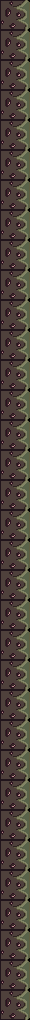

A 2D game scene composited from a Tiled map and its tileset images. What follows is a short description and the map's XML, with every tile layer's data as written:
An orthogonal 1x34 tile map with 30x30 px tiles, 1 tile layer (Camada de Tiles 1).

<map version="1.0" orientation="orthogonal" renderorder="right-down" width="1" height="34" tilewidth="30" tileheight="30" nextobjectid="1">
 <tileset firstgid="1" name="wall" tilewidth="30" tileheight="30" tilecount="1" columns="1">
  <image source="../Sprites/TilePedra.png" width="30" height="30" />
 </tileset>
 <layer name="Camada de Tiles 1" width="1" height="34">
  <data encoding="csv">
1,
1,
1,
1,
1,
1,
1,
1,
1,
1,
1,
1,
1,
1,
1,
1,
1,
1,
1,
1,
1,
1,
1,
1,
1,
1,
1,
1,
1,
1,
1,
1,
1,
1
</data>
 </layer>
</map>